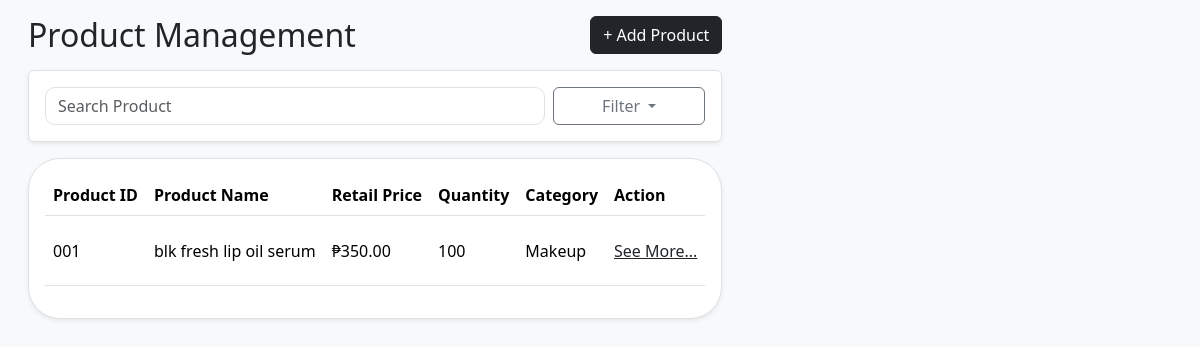
/products.php, run on the app's committed database.
### tables this page shows
CREATE TABLE `products` (
   `product_id` int(11) NOT NULL AUTO_INCREMENT,
   `product_name` varchar(45) NOT NULL,
   `cost_price` decimal(10,2) NOT NULL,
   `retail_price` decimal(10,2) NOT NULL,
   `specification` text NOT NULL,
   `category` text NOT NULL, 
   `quantity` int(11) NOT NULL,
   `image1` varchar(45),
   `image2` varchar(45),
   `image3` varchar(45),
   PRIMARY KEY (`product_id`)
 );

### products.php (the view, shortened to what this page needs)
<!DOCTYPE html>
<html lang="en">
<head>
  <link href="https://cdn.jsdelivr.net/npm/bootstrap@5.3.3/dist/css/bootstrap.min.css" rel="stylesheet">
  <link rel="stylesheet" href="product_style.css">
</head>
<body>
<div class="container-fluid">
  <div class="d-flex full-height">
    <div class="right-col">
      <div class="flex-grow-1 m-2 py-2 px-2">
          <div class="d-flex justify-content-between align-items-center mb-3">
              <h2 class="mb-0">Product Management</h2>
              <a href="add-products.php" class="btn btn-dark">+ Add Product</a>
          </div>
      <form method="GET" class="search-box p-3 bg-white border rounded shadow-sm d-flex gap-2 align-items-center justify-content-between">
        <?php
          $currentStatus = isset($_GET['status']) ? $_GET['status'] : 'All';
          $searchTerm = isset($_GET['search']) ? $_GET['search'] : '';
        ?>
        <input
          type="text"
          name="search"
          class="form-control search-input"
          placeholder="Search Product"
          value="<?= htmlspecialchars($searchTerm) ?>"
        />
        <div class="dropdown filter-dropdown">
          <button
            class="btn btn-outline-secondary dropdown-toggle w-100"
            type="button"
            data-bs-toggle="dropdown"
            aria-expanded="false">
            <?= htmlspecialchars($currentStatus === 'All' ? 'Filter' : $currentStatus) ?>
          </button>
        </div>
      </form>
      <div class="result-box p-3 bg-white border rounded-5 shadow-sm mt-3 flex-grow-1">
        <div class="table-responsive">
          <table class="table align-top table-hover">
            <thead>
              <tr>
                <th>Product ID</th>
                <th>Product Name</th>
                <th>Retail Price</th>
                <th>Quantity</th>
                <th>Category</th>
                <th>Action</th>
              </tr>
            </thead>
            <tbody>
              <?php
                $conn = new mysqli("localhost", "root", "", "erp_db");
                $where = "1";
                $query = "SELECT * FROM products WHERE $where ORDER BY `product_id` ASC";
                $result = $conn->query($query);
                if ($result->num_rows > 0) {
                  while ($row = $result->fetch_assoc()) {
                    $raw_id = $row["product_id"];
                    $id = str_pad($raw_id, 3, "0", STR_PAD_LEFT);
                    $name = htmlspecialchars($row["product_name"]);
                    $retail_price = number_format($row["retail_price"], 2);
                    $quantity = $row["quantity"];
                    $category = htmlspecialchars($row["category"]);
                    echo "
                      <tr class='align-middle product-row'>
                        <td>$id</td>
                        <td>$name</td>
                        <td>₱$retail_price</td>
                        <td>$quantity</td>
                        <td>$category</td>
                        <td>
                          <a href='product_details.php?id=$raw_id' class='see-more-link'>See More...</a>
                        </td>
                      </tr>";
                  }
                } else {
                  echo "<tr><td colspan='6'>No products found.</td></tr>";
                }
              ?>
            </tbody>
          </table>
        </div>
      </div>
    </div>
  </div>
</div>
</body>
</html>

### product_style.css (style rules this page uses)
body { background-color: #f8f9fa; margin: 0; font-family: 'Segoe UI', Tahoma, Geneva, Verdana, sans-serif; }
.full-height { min-height: 100vh; }
.search-input { border-radius: 10px; max-width: 500px; }
.filter-dropdown { border-radius: 10px; width: 192px; }
.product-row { height: 70px; }
.see-more-link { text-decoration: underline; font-weight: 500; color: #212529; }

### data on the page
products: product_id "001", product_name "blk fresh lip oil serum", retail_price "350.00", quantity "100", category "Makeup"

### other printed values
$currentStatus === 'All' ? 'Filter' : $currentStatus "Filter"
